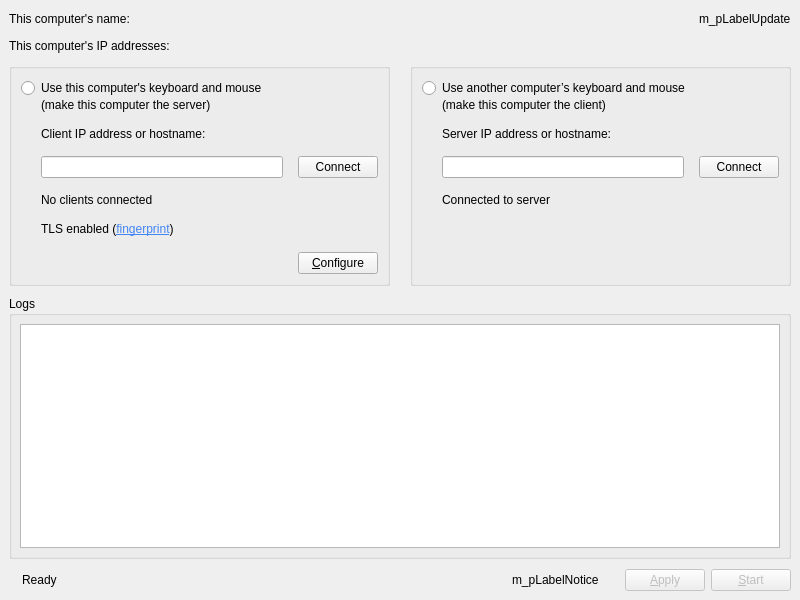
<?xml version="1.0" encoding="UTF-8"?>
<ui version="4.0">
 <class>MainWindowBase</class>
 <widget class="QMainWindow" name="MainWindowBase">
  <property name="geometry">
   <rect>
    <x>0</x>
    <y>0</y>
    <width>800</width>
    <height>600</height>
   </rect>
  </property>
  <property name="sizePolicy">
   <sizepolicy hsizetype="Fixed" vsizetype="Preferred">
    <horstretch>0</horstretch>
    <verstretch>0</verstretch>
   </sizepolicy>
  </property>
  <property name="minimumSize">
   <size>
    <width>750</width>
    <height>550</height>
   </size>
  </property>
  <property name="windowTitle">
   <string>Deskflow</string>
  </property>
  <widget class="QWidget" name="m_pWidgetTopLevel">
   <layout class="QVBoxLayout" name="verticalLayout_7">
    <property name="spacing">
     <number>10</number>
    </property>
    <item>
     <layout class="QHBoxLayout" name="m_layoutName">
      <item>
       <widget class="QLabel" name="m_pLabelComputerName">
        <property name="text">
         <string notr="true">This computer's name:</string>
        </property>
       </widget>
      </item>
      <item>
       <spacer name="m_pSpacerUpdate">
        <property name="orientation">
         <enum>Qt::Horizontal</enum>
        </property>
        <property name="sizeHint" stdset="0">
         <size>
          <width>20</width>
          <height>20</height>
         </size>
        </property>
       </spacer>
      </item>
      <item>
       <widget class="QLabel" name="m_pLabelUpdate">
        <property name="text">
         <string notr="true">m_pLabelUpdate</string>
        </property>
        <property name="openExternalLinks">
         <bool>true</bool>
        </property>
       </widget>
      </item>
     </layout>
    </item>
    <item>
     <widget class="QLabel" name="m_pLabelIpAddresses">
      <property name="toolTip">
       <string>&lt;html&gt;&lt;head/&gt;&lt;body&gt;&lt;p&gt;The highlighted IP is the one we think you should use. The server listens on all IPs, so the other IPs may work as well.&lt;/p&gt;&lt;/body&gt;&lt;/html&gt;</string>
      </property>
      <property name="text">
       <string notr="true">This computer's IP addresses:</string>
      </property>
     </widget>
    </item>
    <item>
     <widget class="QWidget" name="m_pWidgetModes" native="true">
      <property name="sizePolicy">
       <sizepolicy hsizetype="Preferred" vsizetype="Fixed">
        <horstretch>0</horstretch>
        <verstretch>0</verstretch>
       </sizepolicy>
      </property>
      <layout class="QHBoxLayout" name="horizontalLayout_8">
       <property name="spacing">
        <number>20</number>
       </property>
       <property name="leftMargin">
        <number>0</number>
       </property>
       <property name="topMargin">
        <number>0</number>
       </property>
       <property name="rightMargin">
        <number>0</number>
       </property>
       <property name="bottomMargin">
        <number>0</number>
       </property>
       <item>
        <widget class="QGroupBox" name="m_pGroupServer">
         <property name="sizePolicy">
          <sizepolicy hsizetype="Expanding" vsizetype="Preferred">
           <horstretch>0</horstretch>
           <verstretch>0</verstretch>
          </sizepolicy>
         </property>
         <layout class="QVBoxLayout" name="verticalLayout">
          <property name="spacing">
           <number>15</number>
          </property>
          <item alignment="Qt::AlignTop">
           <widget class="QWidget" name="m_pWidgetServerRadio" native="true">
            <property name="sizePolicy">
             <sizepolicy hsizetype="Preferred" vsizetype="Fixed">
              <horstretch>0</horstretch>
              <verstretch>0</verstretch>
             </sizepolicy>
            </property>
            <layout class="QVBoxLayout" name="verticalLayout_3">
             <property name="spacing">
              <number>0</number>
             </property>
             <property name="leftMargin">
              <number>0</number>
             </property>
             <property name="topMargin">
              <number>0</number>
             </property>
             <property name="rightMargin">
              <number>0</number>
             </property>
             <property name="bottomMargin">
              <number>0</number>
             </property>
             <item>
              <widget class="QRadioButton" name="m_pRadioGroupServer">
               <property name="text">
                <string>Use this computer's keyboard and mouse</string>
               </property>
              </widget>
             </item>
             <item>
              <widget class="QLabel" name="label">
               <property name="text">
                <string>(make this computer the server)</string>
               </property>
               <property name="indent">
                <number>20</number>
               </property>
              </widget>
             </item>
            </layout>
           </widget>
          </item>
          <item alignment="Qt::AlignTop">
           <widget class="QWidget" name="m_pWidgetServer" native="true">
            <layout class="QVBoxLayout" name="m_pLayoutServer">
             <property name="spacing">
              <number>15</number>
             </property>
             <property name="leftMargin">
              <number>0</number>
             </property>
             <property name="topMargin">
              <number>0</number>
             </property>
             <property name="rightMargin">
              <number>0</number>
             </property>
             <property name="bottomMargin">
              <number>0</number>
             </property>
             <item>
              <widget class="QWidget" name="m_pWidgetServerInput" native="true">
               <layout class="QVBoxLayout" name="m_pLayoutServerInverse">
                <property name="spacing">
                 <number>15</number>
                </property>
                <property name="leftMargin">
                 <number>0</number>
                </property>
                <property name="topMargin">
                 <number>0</number>
                </property>
                <property name="rightMargin">
                 <number>0</number>
                </property>
                <property name="bottomMargin">
                 <number>0</number>
                </property>
                <item>
                 <widget class="QLabel" name="m_pLabelClientIp">
                  <property name="text">
                   <string>Client IP address or hostname:</string>
                  </property>
                  <property name="indent">
                   <number>20</number>
                  </property>
                 </widget>
                </item>
                <item>
                 <layout class="QHBoxLayout" name="horizontalLayout_3">
                  <property name="leftMargin">
                   <number>20</number>
                  </property>
                  <item>
                   <widget class="QLineEdit" name="m_pLineEditClientIp"/>
                  </item>
                  <item>
                   <widget class="QPushButton" name="m_pButtonConnectToClient">
                    <property name="text">
                     <string>Connect</string>
                    </property>
                   </widget>
                  </item>
                 </layout>
                </item>
               </layout>
              </widget>
             </item>
             <item>
              <widget class="deskflow::gui::widgets::ServerStateLabel" name="m_pLabelServerState">
               <property name="text">
                <string>No clients connected</string>
               </property>
               <property name="indent">
                <number>20</number>
               </property>
              </widget>
             </item>
             <item>
              <widget class="QLabel" name="m_pLabelFingerprint">
               <property name="text">
                <string>&lt;html&gt;&lt;head/&gt;&lt;body&gt;&lt;p&gt;TLS enabled (&lt;a href=&quot;#&quot;&gt;&lt;span style=&quot; text-decoration: underline; color:#4285f4;&quot;&gt;fingerprint&lt;/span&gt;&lt;/a&gt;)&lt;/p&gt;&lt;/body&gt;&lt;/html&gt;</string>
               </property>
               <property name="textFormat">
                <enum>Qt::RichText</enum>
               </property>
               <property name="indent">
                <number>20</number>
               </property>
              </widget>
             </item>
             <item>
              <spacer name="verticalSpacer_2">
               <property name="orientation">
                <enum>Qt::Vertical</enum>
               </property>
               <property name="sizeHint" stdset="0">
                <size>
                 <width>20</width>
                 <height>1</height>
                </size>
               </property>
              </spacer>
             </item>
             <item>
              <layout class="QHBoxLayout" name="horizontalLayout_4">
               <item>
                <spacer name="spacer_2">
                 <property name="orientation">
                  <enum>Qt::Horizontal</enum>
                 </property>
                 <property name="sizeHint" stdset="0">
                  <size>
                   <width>20</width>
                   <height>20</height>
                  </size>
                 </property>
                </spacer>
               </item>
               <item>
                <widget class="QPushButton" name="m_pButtonConfigureServer">
                 <property name="text">
                  <string>&amp;Configure</string>
                 </property>
                </widget>
               </item>
              </layout>
             </item>
            </layout>
           </widget>
          </item>
         </layout>
        </widget>
       </item>
       <item>
        <widget class="QGroupBox" name="m_pGroupClient">
         <property name="sizePolicy">
          <sizepolicy hsizetype="Expanding" vsizetype="Preferred">
           <horstretch>0</horstretch>
           <verstretch>0</verstretch>
          </sizepolicy>
         </property>
         <layout class="QVBoxLayout" name="verticalLayout_5">
          <property name="spacing">
           <number>15</number>
          </property>
          <item alignment="Qt::AlignTop">
           <widget class="QWidget" name="m_pWidgetClientRadio" native="true">
            <property name="sizePolicy">
             <sizepolicy hsizetype="Preferred" vsizetype="Fixed">
              <horstretch>0</horstretch>
              <verstretch>0</verstretch>
             </sizepolicy>
            </property>
            <layout class="QVBoxLayout" name="verticalLayout_6">
             <property name="spacing">
              <number>0</number>
             </property>
             <property name="leftMargin">
              <number>0</number>
             </property>
             <property name="topMargin">
              <number>0</number>
             </property>
             <property name="rightMargin">
              <number>0</number>
             </property>
             <property name="bottomMargin">
              <number>0</number>
             </property>
             <item>
              <widget class="QRadioButton" name="m_pRadioGroupClient">
               <property name="text">
                <string>Use another computer’s keyboard and mouse</string>
               </property>
              </widget>
             </item>
             <item>
              <widget class="QLabel" name="label_2">
               <property name="text">
                <string>(make this computer the client)</string>
               </property>
               <property name="indent">
                <number>20</number>
               </property>
              </widget>
             </item>
            </layout>
           </widget>
          </item>
          <item alignment="Qt::AlignTop">
           <widget class="QWidget" name="m_pWidgetClientInput" native="true">
            <layout class="QVBoxLayout" name="m_pLayoutClient">
             <property name="spacing">
              <number>15</number>
             </property>
             <property name="leftMargin">
              <number>0</number>
             </property>
             <property name="topMargin">
              <number>0</number>
             </property>
             <property name="rightMargin">
              <number>0</number>
             </property>
             <property name="bottomMargin">
              <number>0</number>
             </property>
             <item>
              <widget class="QLabel" name="m_pLabelServerName">
               <property name="text">
                <string>Server IP address or hostname:</string>
               </property>
               <property name="indent">
                <number>20</number>
               </property>
              </widget>
             </item>
             <item>
              <layout class="QHBoxLayout" name="horizontalLayout_2">
               <property name="leftMargin">
                <number>20</number>
               </property>
               <item>
                <widget class="QLineEdit" name="m_pLineEditHostname">
                 <property name="minimumSize">
                  <size>
                   <width>0</width>
                   <height>0</height>
                  </size>
                 </property>
                 <property name="toolTip">
                  <string>Hostname or IP address of the server computer.</string>
                 </property>
                </widget>
               </item>
               <item>
                <widget class="QPushButton" name="m_pButtonConnect">
                 <property name="text">
                  <string>Connect</string>
                 </property>
                </widget>
               </item>
              </layout>
             </item>
             <item>
              <widget class="deskflow::gui::widgets::ClientStateLabel" name="m_pLabelClientState">
               <property name="text">
                <string>Connected to server</string>
               </property>
               <property name="indent">
                <number>20</number>
               </property>
              </widget>
             </item>
            </layout>
           </widget>
          </item>
          <item>
           <spacer name="verticalSpacer">
            <property name="orientation">
             <enum>Qt::Vertical</enum>
            </property>
            <property name="sizeHint" stdset="0">
             <size>
              <width>20</width>
              <height>1</height>
             </size>
            </property>
           </spacer>
          </item>
         </layout>
        </widget>
       </item>
      </layout>
     </widget>
    </item>
    <item>
     <widget class="QGroupBox" name="m_pGroupLog">
      <property name="minimumSize">
       <size>
        <width>0</width>
        <height>0</height>
       </size>
      </property>
      <property name="title">
       <string>Logs</string>
      </property>
      <layout class="QVBoxLayout" name="verticalLayout_4">
       <property name="leftMargin">
        <number>8</number>
       </property>
       <property name="topMargin">
        <number>8</number>
       </property>
       <property name="rightMargin">
        <number>8</number>
       </property>
       <property name="bottomMargin">
        <number>8</number>
       </property>
       <item>
        <widget class="QPlainTextEdit" name="m_pLogOutput">
         <property name="sizePolicy">
          <sizepolicy hsizetype="Expanding" vsizetype="Expanding">
           <horstretch>0</horstretch>
           <verstretch>0</verstretch>
          </sizepolicy>
         </property>
         <property name="font">
          <font>
           <family>Courier</family>
           <kerning>true</kerning>
          </font>
         </property>
         <property name="undoRedoEnabled">
          <bool>false</bool>
         </property>
         <property name="lineWrapMode">
          <enum>QPlainTextEdit::NoWrap</enum>
         </property>
         <property name="readOnly">
          <bool>true</bool>
         </property>
         <property name="maximumBlockCount">
          <number>10000</number>
         </property>
        </widget>
       </item>
      </layout>
     </widget>
    </item>
    <item>
     <layout class="QHBoxLayout" name="m_pLayoutActions">
      <property name="spacing">
       <number>6</number>
      </property>
      <property name="sizeConstraint">
       <enum>QLayout::SetDefaultConstraint</enum>
      </property>
      <item>
       <widget class="QLabel" name="m_pLabelPadlock">
        <property name="enabled">
         <bool>true</bool>
        </property>
        <property name="text">
         <string/>
        </property>
        <property name="pixmap">
         <pixmap resource="../../../../res/gui/app.qrc">:/icons/16x16/padlock.png</pixmap>
        </property>
       </widget>
      </item>
      <item>
       <widget class="QLabel" name="m_pStatusLabel">
        <property name="text">
         <string>Ready</string>
        </property>
       </widget>
      </item>
      <item>
       <spacer name="spacer">
        <property name="orientation">
         <enum>Qt::Horizontal</enum>
        </property>
        <property name="sizeHint" stdset="0">
         <size>
          <width>40</width>
          <height>20</height>
         </size>
        </property>
       </spacer>
      </item>
      <item>
       <widget class="QLabel" name="m_pLabelNotice">
        <property name="autoFillBackground">
         <bool>false</bool>
        </property>
        <property name="text">
         <string notr="true">m_pLabelNotice</string>
        </property>
        <property name="alignment">
         <set>Qt::AlignLeading|Qt::AlignLeft|Qt::AlignVCenter</set>
        </property>
        <property name="margin">
         <number>0</number>
        </property>
        <property name="openExternalLinks">
         <bool>true</bool>
        </property>
       </widget>
      </item>
      <item>
       <spacer name="horizontalSpacer">
        <property name="orientation">
         <enum>Qt::Horizontal</enum>
        </property>
        <property name="sizeType">
         <enum>QSizePolicy::Fixed</enum>
        </property>
        <property name="sizeHint" stdset="0">
         <size>
          <width>20</width>
          <height>20</height>
         </size>
        </property>
       </spacer>
      </item>
      <item>
       <widget class="QPushButton" name="m_pButtonApply">
        <property name="enabled">
         <bool>false</bool>
        </property>
        <property name="text">
         <string>&amp;Apply</string>
        </property>
       </widget>
      </item>
      <item>
       <widget class="QPushButton" name="m_pButtonToggleStart">
        <property name="enabled">
         <bool>false</bool>
        </property>
        <property name="text">
         <string>&amp;Start</string>
        </property>
       </widget>
      </item>
     </layout>
    </item>
   </layout>
  </widget>
  <action name="m_pActionAbout">
   <property name="text">
    <string>&amp;About Deskflow...</string>
   </property>
   <property name="shortcut">
    <string notr="true"/>
   </property>
  </action>
  <action name="m_pActionHelp">
   <property name="text">
    <string>Visit &amp;help site</string>
   </property>
   <property name="shortcut">
    <string notr="true"/>
   </property>
  </action>
  <action name="m_pActionQuit">
   <property name="text">
    <string>&amp;Quit</string>
   </property>
   <property name="statusTip">
    <string>Quit</string>
   </property>
   <property name="shortcut">
    <string notr="true">Ctrl+Q</string>
   </property>
  </action>
  <action name="m_pActionStartCore">
   <property name="enabled">
    <bool>false</bool>
   </property>
   <property name="text">
    <string>&amp;Start</string>
   </property>
   <property name="statusTip">
    <string>Run</string>
   </property>
   <property name="shortcut">
    <string>Ctrl+S</string>
   </property>
  </action>
  <action name="m_pActionStopCore">
   <property name="enabled">
    <bool>false</bool>
   </property>
   <property name="text">
    <string>S&amp;top</string>
   </property>
   <property name="statusTip">
    <string>Stop</string>
   </property>
   <property name="shortcut">
    <string>Ctrl+T</string>
   </property>
  </action>
  <action name="m_pActionMinimize">
   <property name="text">
    <string>&amp;Hide</string>
   </property>
   <property name="toolTip">
    <string>Hide</string>
   </property>
   <property name="shortcut">
    <string notr="true"/>
   </property>
  </action>
  <action name="m_pActionRestore">
   <property name="text">
    <string>&amp;Show</string>
   </property>
   <property name="toolTip">
    <string>Show</string>
   </property>
   <property name="shortcut">
    <string notr="true"/>
   </property>
  </action>
  <action name="m_pActionSave">
   <property name="text">
    <string>Save configuration &amp;as...</string>
   </property>
   <property name="statusTip">
    <string>Save the interactively generated server configuration to a file.</string>
   </property>
   <property name="shortcut">
    <string notr="true">Ctrl+Alt+S</string>
   </property>
  </action>
  <action name="m_pActionSettings">
   <property name="text">
    <string>Preferences</string>
   </property>
   <property name="toolTip">
    <string>Preferences</string>
   </property>
   <property name="shortcut">
    <string notr="true"/>
   </property>
  </action>
  <action name="m_pActionTestFatalError">
   <property name="text">
    <string>Test fatal error</string>
   </property>
   <property name="menuRole">
    <enum>QAction::TextHeuristicRole</enum>
   </property>
  </action>
  <action name="m_pActionTestCriticalError">
   <property name="text">
    <string>Test critical error</string>
   </property>
   <property name="menuRole">
    <enum>QAction::TextHeuristicRole</enum>
   </property>
  </action>
  <action name="m_pActionClearSettings">
   <property name="text">
    <string>Clear settings</string>
   </property>
   <property name="menuRole">
    <enum>QAction::TextHeuristicRole</enum>
   </property>
  </action>
 </widget>
 <customwidgets>
  <customwidget>
   <class>deskflow::gui::widgets::ServerStateLabel</class>
   <extends>QLabel</extends>
   <header>gui/widgets/ServerStateLabel.h</header>
  </customwidget>
  <customwidget>
   <class>deskflow::gui::widgets::ClientStateLabel</class>
   <extends>QLabel</extends>
   <header>gui/widgets/ClientStateLabel.h</header>
  </customwidget>
 </customwidgets>
 <tabstops>
  <tabstop>m_pRadioGroupServer</tabstop>
  <tabstop>m_pRadioGroupClient</tabstop>
  <tabstop>m_pLineEditClientIp</tabstop>
  <tabstop>m_pButtonConnectToClient</tabstop>
  <tabstop>m_pButtonConfigureServer</tabstop>
  <tabstop>m_pLineEditHostname</tabstop>
  <tabstop>m_pButtonConnect</tabstop>
  <tabstop>m_pLogOutput</tabstop>
  <tabstop>m_pButtonApply</tabstop>
  <tabstop>m_pButtonToggleStart</tabstop>
 </tabstops>
 <connections>
  <connection>
   <sender>m_pButtonToggleStart</sender>
   <signal>clicked()</signal>
   <receiver>m_pActionStartCore</receiver>
   <slot>trigger()</slot>
   <hints>
    <hint type="sourcelabel">
     <x>361</x>
     <y>404</y>
    </hint>
    <hint type="destinationlabel">
     <x>-1</x>
     <y>-1</y>
    </hint>
   </hints>
  </connection>
 </connections>
</ui>
